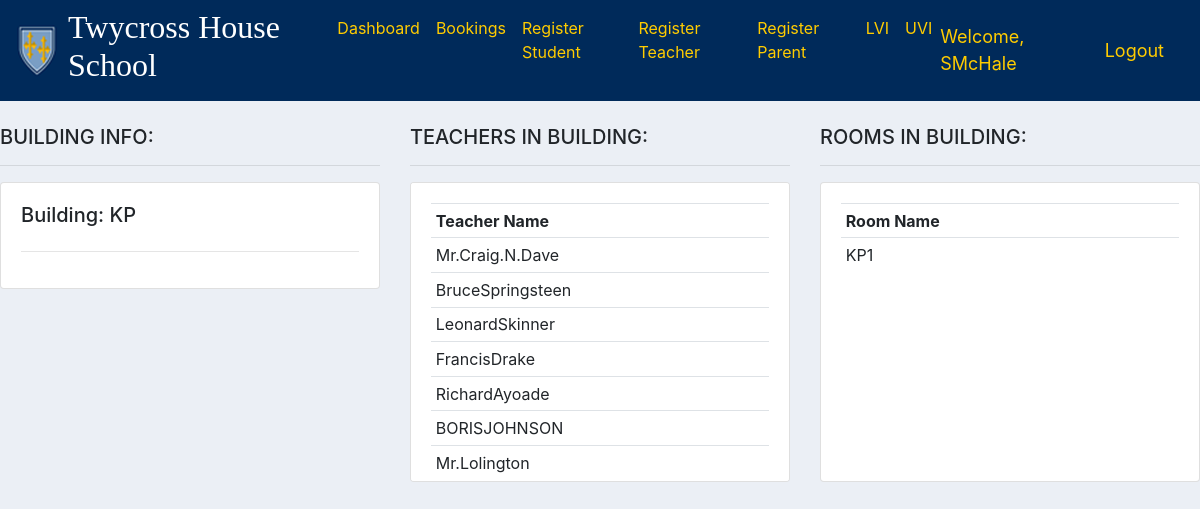
The app's page /building/7/ (signed in) with its own data.
### main/models.py (models this page shows, shortened)
class Building(models.Model):
    name = models.CharField(max_length=200, null=True)

class Teacher(models.Model):
    user = models.OneToOneField(User, null=True, on_delete=models.CASCADE)
    name = models.CharField(max_length=200, null=True)
    email = models.CharField(max_length=200, null=True)
    building = models.ForeignKey(Building, null=True, on_delete= models.SET_NULL)
    room = models.ForeignKey(Room, null=True, on_delete= models.SET_NULL)
    subjects = models.ManyToManyField(Subject)

class Room(models.Model):
    name = models.CharField(max_length=200, null=True)
    building = models.ForeignKey(Building, null=True, on_delete= models.CASCADE)

### users/decorators.py (the view)
        def wrapper_func(request, *args, **kwargs):
            group = None
            if request.user.groups.exists():
                group = request.user.groups.all()[0].name
            if group in allowed_roles:
                return view_func(request, *args, **kwargs)
            elif group == "teacher":
                return redirect('userTeacherBookings')
            elif group == "student":
                return redirect('userStudentBookings')
            elif group == "admin":
                return redirect('dashboard')
            elif group == "parent":
                return redirect('userParent')

### main/views.py (called while the page is built)
@login_required(login_url='login')
@allowed_users(allowed_roles=['admin'])
def building(request, pk):
    building = Building.objects.get(id=pk)
    rooms = building.room_set.all()
    teachers = building.teacher_set.all()
    context = {'building':building, 'rooms':rooms, 'teachers':teachers}
    return render(request, 'main/building.html', context)

### main/templates/main/building.html
{% extends 'main/main.html' %}
{% block content %}
<br>
<div class="row">
	<div class="col-md">
		<h5>BUILDING INFO:</h5>
        <hr>
		<div class="card card-body">
			<h5>Building: {{building.name}}</h5>
			<hr>
		</div>
	</div>
    <div class="col-md">
		<h5>TEACHERS IN BUILDING:</h5>
        <hr>
        <div class="card card-body" style="height: 300px; overflow-y: auto;">
            <table class="table table-sm">
                <tr>
                    <th>Teacher Name</th>
                </tr>
                {% for teacher in teachers %}
                    <tr>
                        <td>{{teacher.name}}</td>
                    </tr>
                {% endfor %}
            </table>
        </div>
	</div>
    <div class="col-md">
		<h5>ROOMS IN BUILDING:</h5>
        <hr>
        <div class="card card-body" style="height: 300px; overflow-y: auto;">
            <table class="table table-sm">
                <tr>
                    <th>Room Name</th>
                </tr>
                {% for room in rooms %}
                    <tr>
                        <td>{{room.name}}</td>
                    </tr>
                {% endfor %}
            </table>
        </div>
	</div>
</div>
{% endblock %}

### main/templates/main/navbar.html (shortened to what this page needs)
{% load static %}
<nav class="navbar navbar-expand-lg navbar-light" style="background-color: #002A5A;" id="na">
    <a href="{% url 'home' %}"><img src="{% static 'images/logo.png' %}"></a>
    <div class="collapse navbar-collapse" id="navbarNav">
      <ul class="navbar-nav">
        <li class="nav-item active">
          <h2 style="color: #ffffff; margin-left: 10px; margin-right: 10px; font-family: 'Iowan Old Style', serif;">Twycross House School</h2>
        </li>
        {% if request.user.is_staff %}
        <li class="nav-item active">
          <a class="nav-link" href="{% url 'dashboard' %}" style="color: #ffcc00;">Dashboard</a>
        </li>
        <li class="nav-item">
          <a class="nav-link" href="{% url 'bookings' %}" style="color: #ffcc00;">Bookings</a>
        </li>
        <li class="nav-item">
          <a class="nav-link" href="{% url 'registerStudent' %}" style="color: #ffcc00;">Register Student</a>
        </li>
        <li class="nav-item">
          <a class="nav-link" href="{% url 'registerTeacher' %}" style="color: #ffcc00;">Register Teacher</a>
        </li>
        <li class="nav-item">
          <a class="nav-link" href="{% url 'registerParent' %}" style="color: #ffcc00;">Register Parent</a>
        </li>
        <li class="nav-item">
          <a class="nav-link" href="{% url 'sheetLVI' %}" style="color: #ffcc00;">LVI</a>
        </li>
        <li class="nav-item">
          <a class="nav-link" href="{% url 'sheetUVI' %}" style="color: #ffcc00;">UVI</a>
        </li>
        {% elif request.user.groups.all.0.name == "parent" %}
        <li class="nav-item">
          <a class="nav-link" href="{% url 'userParent' %}" style="color: #ffcc00;">Profile</a>
        </li>
        {% else %}
        <li class="nav-item">
          <a class="nav-link" href="{% url 'login' %}" style="color: #ffcc00;">Login</a>
        </li>
        {% endif %}
      </ul>
    </div>
{% if request.user.is_staff or request.user.groups.all.0.name == "teacher" or request.user.groups.all.0.name == "student" or request.user.groups.all.0.name == "parent" %}
<span class="hello-msg">Welcome, {{request.user}}</span>
<span><a class="hello-msg" href="{% url 'logout' %}">Logout</a></span>
{% endif %}
</nav>

### static/css/main.css (style rules this page uses)
body { background-color: #ebeff5; }

### main/templates/main/navbar.html (style rules this page uses)
.hello-msg { font-size: 18px; color: #ffcc00; margin-right: 20px; }
#na { z-index:2; }

### records on screen
Building: name "KP"
Teacher: name "Mr.Craig.N.Dave"
Teacher: name "BruceSpringsteen"
Teacher: name "LeonardSkinner"
Teacher: name "FrancisDrake"
Teacher: name "RichardAyoade"
Teacher: name "BORISJOHNSON"
Teacher: name "Mr.Lolington"
Room: name "KP1"

### other values on screen
{{ request.user }} "SMcHale"
